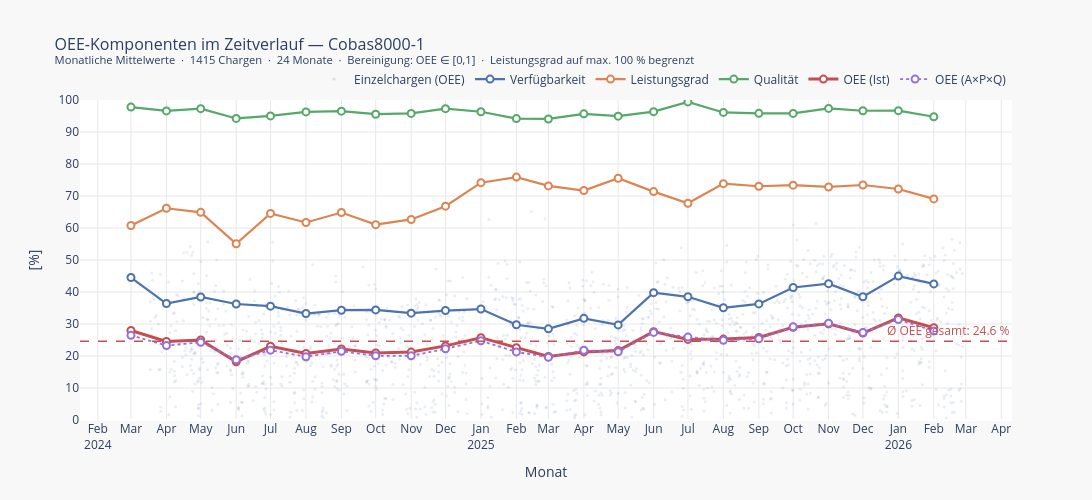

The cell this chart's notebook holds for it:
### Code cell
# Erstellt den OEE-Komponentengraph für eine einzelne Linie.
# Der Graph enthält: Einzelchargen-Scatter im Hintergrund, monatliche
# Mittelwertlinien je Komponente sowie eine horizontale OEE-Referenzlinie.
def plot_oee_components(label: str) -> go.Figure:

    # Vorberechnete Daten für die gewählte Linie laden.
    d       = cobas_data[label]
    dfc     = d["df_clean"]
    monthly = d["monthly"]
    meta    = d["meta"]
    oee_avg = dfc["oee_pct"].mean()

    fig = go.Figure()

    # Einzelchargen als sehr kleine, fast transparente Punkte im Hintergrund.
    # Sie geben ein Gefühl für die tatsächliche Streuung innerhalb der Monate,
    # ohne die Trendlinien im Vordergrund zu überlagern.
    # Beim Hovern über einen Punkt erscheinen Datum und genauer OEE-Wert.
    fig.add_trace(go.Scatter(
        x             = dfc["start"],
        y             = dfc["oee_pct"],
        mode          = "markers",
        name          = "Einzelchargen (OEE)",
        marker        = dict(color=meta["color"], size=3, opacity=0.12),
        hovertemplate = "Datum: %{x|%d.%m.%Y}<br>OEE: %{y:.1f} %<extra>Einzelcharge</extra>",
    ))

    # Monatliche Mittelwertlinie je OEE-Komponente.
    # Die Reihenfolge der Schleife bestimmt die Zeichenreihenfolge:
    # OEE-Ist ist das letzte Element in COMP und liegt dadurch optisch oben.
    for comp_col, cfg in COMP.items():
        if comp_col not in monthly.columns:
            continue

        # Linienstil aufbauen; dash wird nur gesetzt, wenn explizit angegeben.
        line_cfg = dict(color=cfg["color"], width=cfg["width"])
        if cfg["dash"]:
            line_cfg["dash"] = cfg["dash"]

        # Hohle Marker mit weißem Kern heben die Monatsstützpunkte hervor,
        # ohne die Linie optisch zu unterbrechen.
        fig.add_trace(go.Scatter(
            x             = monthly["month_dt"],
            y             = monthly[comp_col],
            mode          = "lines+markers",
            name          = cfg["name"],
            line          = line_cfg,
            marker        = dict(size=7, color="white",
                                 line=dict(color=cfg["color"], width=2)),
            hovertemplate = (
                f"<b>%{{x|%B %Y}}</b><br>"
                f"{cfg['name']}: %{{y:.1f}} %"
                "<extra></extra>"
            ),
        ))

    # Horizontale Referenzlinie für den chargenseitig gewichteten Gesamt-OEE.
    # So ist auf einen Blick erkennbar, ob ein Monat über oder unter dem
    # langjährigen Durchschnitt liegt.
    fig.add_hline(
        y                   = oee_avg,
        line                = dict(color="#C44E52", width=1.5, dash="dash"),
        annotation_text     = f"Ø OEE gesamt: {oee_avg:.1f} %",
        annotation_position = "top right",
        annotation_font     = dict(color="#C44E52", size=12),
    )

    n_months  = len(monthly)
    n_batches = len(dfc)

    # Layout-Einstellungen: Titel, Achsen, Legende, Hintergrundfarben.
    fig.update_layout(
        title = dict(
            text = (
                f"OEE-Komponenten im Zeitverlauf — {label}<br>"
                f"<sup>Monatliche Mittelwerte  ·  {n_batches} Chargen  ·  "
                f"{n_months} Monate  ·  Bereinigung: OEE ∈ [0,1]  ·  "
                f"Leistungsgrad auf max. 100 % begrenzt</sup>"
            ),
            font = dict(size=16),
        ),
        xaxis = dict(
            title      = "Monat",
            tickformat = "%b\n%Y",
            dtick      = "M1",
            showgrid   = True,
            gridcolor  = "#e8e8e8",
        ),
        yaxis = dict(
            title     = "[%]",
            range     = [0, 100],
            tickvals  = list(range(0, 101, 10)),
            showgrid  = True,
            gridcolor = "#e8e8e8",
        ),
        legend = dict(
            orientation = "h",
            yanchor     = "bottom", y = 1.02,
            xanchor     = "right",  x = 1,
            font        = dict(size=12),
        ),
        plot_bgcolor  = "white",
        paper_bgcolor = "#f8f8f8",
        width         = 1100,
        height        = 500,
        hovermode     = "x unified",
    )

    return fig


# Graph für Cobas8000-1 rendern.
plot_oee_components("Cobas8000-1").show()

### Figure 1 — Plotly figure (JSON) as saved in the notebook; plotly's stock layout.template omitted (floating-point values rounded to 4 significant figures; data arrays with more than 128 entries replaced by an {"elided": "..."} marker saying what was removed)
{"data": [{"hovertemplate": "Datum: %{x|%d.%m.%Y}<br>OEE: %{y:.1f} %<extra>Einzelcharge</extra>", "marker": {"color": "#4C72B0", "opacity": 0.12, "size": 3}, "mode": "markers", "name": "Einzelchargen (OEE)", "type": "scatter", "x": {"elided": "1415 str values"}, "y": {"elided": "1415 float values"}}, {"hovertemplate": "<b>%{x|%B %Y}</b><br>Verfügbarkeit: %{y:.1f} %<extra></extra>", "line": {"color": "#4C72B0", "width": 2.2}, "marker": {"color": "white", "line": {"color": "#4C72B0", "width": 2}, "size": 7}, "mode": "lines+markers", "name": "Verfügbarkeit", "type": "scatter", "x": ["2024-03-01T00:00:00.000000", "2024-04-01T00:00:00.000000", "2024-05-01T00:00:00.000000", "2024-06-01T00:00:00.000000", "2024-07-01T00:00:00.000000", "2024-08-01T00:00:00.000000", "2024-09-01T00:00:00.000000", "2024-10-01T00:00:00.000000", "2024-11-01T00:00:00.000000", "2024-12-01T00:00:00.000000", "2025-01-01T00:00:00.000000", "2025-02-01T00:00:00.000000", "2025-03-01T00:00:00.000000", "2025-04-01T00:00:00.000000", "2025-05-01T00:00:00.000000", "2025-06-01T00:00:00.000000", "2025-07-01T00:00:00.000000", "2025-08-01T00:00:00.000000", "2025-09-01T00:00:00.000000", "2025-10-01T00:00:00.000000", "2025-11-01T00:00:00.000000", "2025-12-01T00:00:00.000000", "2026-01-01T00:00:00.000000", "2026-02-01T00:00:00.000000"], "y": [44.52, 36.39, 38.45, 36.26, 35.57, 33.27, 34.31, 34.39, 33.39, 34.21, 34.67, 29.75, 28.48, 31.76, 29.73, 39.79, 38.5, 35.06, 36.28, 41.41, 42.61, 38.53, 44.97, 42.53]}, {"hovertemplate": "<b>%{x|%B %Y}</b><br>Leistungsgrad: %{y:.1f} %<extra></extra>", "line": {"color": "#DD8452", "width": 2.2}, "marker": {"color": "white", "line": {"color": "#DD8452", "width": 2}, "size": 7}, "mode": "lines+markers", "name": "Leistungsgrad", "type": "scatter", "x": ["2024-03-01T00:00:00.000000", "2024-04-01T00:00:00.000000", "2024-05-01T00:00:00.000000", "2024-06-01T00:00:00.000000", "2024-07-01T00:00:00.000000", "2024-08-01T00:00:00.000000", "2024-09-01T00:00:00.000000", "2024-10-01T00:00:00.000000", "2024-11-01T00:00:00.000000", "2024-12-01T00:00:00.000000", "2025-01-01T00:00:00.000000", "2025-02-01T00:00:00.000000", "2025-03-01T00:00:00.000000", "2025-04-01T00:00:00.000000", "2025-05-01T00:00:00.000000", "2025-06-01T00:00:00.000000", "2025-07-01T00:00:00.000000", "2025-08-01T00:00:00.000000", "2025-09-01T00:00:00.000000", "2025-10-01T00:00:00.000000", "2025-11-01T00:00:00.000000", "2025-12-01T00:00:00.000000", "2026-01-01T00:00:00.000000", "2026-02-01T00:00:00.000000"], "y": [60.78, 66.17, 64.89, 55.09, 64.55, 61.73, 64.83, 61.05, 62.67, 66.82, 74.16, 75.9, 73.16, 71.72, 75.55, 71.38, 67.73, 73.86, 73.04, 73.38, 72.82, 73.44, 72.2, 69.09]}, {"hovertemplate": "<b>%{x|%B %Y}</b><br>Qualität: %{y:.1f} %<extra></extra>", "line": {"color": "#55A868", "width": 2.2}, "marker": {"color": "white", "line": {"color": "#55A868", "width": 2}, "size": 7}, "mode": "lines+markers", "name": "Qualität", "type": "scatter", "x": ["2024-03-01T00:00:00.000000", "2024-04-01T00:00:00.000000", "2024-05-01T00:00:00.000000", "2024-06-01T00:00:00.000000", "2024-07-01T00:00:00.000000", "2024-08-01T00:00:00.000000", "2024-09-01T00:00:00.000000", "2024-10-01T00:00:00.000000", "2024-11-01T00:00:00.000000", "2024-12-01T00:00:00.000000", "2025-01-01T00:00:00.000000", "2025-02-01T00:00:00.000000", "2025-03-01T00:00:00.000000", "2025-04-01T00:00:00.000000", "2025-05-01T00:00:00.000000", "2025-06-01T00:00:00.000000", "2025-07-01T00:00:00.000000", "2025-08-01T00:00:00.000000", "2025-09-01T00:00:00.000000", "2025-10-01T00:00:00.000000", "2025-11-01T00:00:00.000000", "2025-12-01T00:00:00.000000", "2026-01-01T00:00:00.000000", "2026-02-01T00:00:00.000000"], "y": [97.79, 96.59, 97.3, 94.24, 95.02, 96.28, 96.51, 95.56, 95.82, 97.29, 96.32, 94.2, 94.08, 95.68, 94.95, 96.35, 99.4, 96.11, 95.82, 95.8, 97.38, 96.63, 96.67, 94.75]}, {"hovertemplate": "<b>%{x|%B %Y}</b><br>OEE (Ist): %{y:.1f} %<extra></extra>", "line": {"color": "#C44E52", "width": 3}, "marker": {"color": "white", "line": {"color": "#C44E52", "width": 2}, "size": 7}, "mode": "lines+markers", "name": "OEE (Ist)", "type": "scatter", "x": ["2024-03-01T00:00:00.000000", "2024-04-01T00:00:00.000000", "2024-05-01T00:00:00.000000", "2024-06-01T00:00:00.000000", "2024-07-01T00:00:00.000000", "2024-08-01T00:00:00.000000", "2024-09-01T00:00:00.000000", "2024-10-01T00:00:00.000000", "2024-11-01T00:00:00.000000", "2024-12-01T00:00:00.000000", "2025-01-01T00:00:00.000000", "2025-02-01T00:00:00.000000", "2025-03-01T00:00:00.000000", "2025-04-01T00:00:00.000000", "2025-05-01T00:00:00.000000", "2025-06-01T00:00:00.000000", "2025-07-01T00:00:00.000000", "2025-08-01T00:00:00.000000", "2025-09-01T00:00:00.000000", "2025-10-01T00:00:00.000000", "2025-11-01T00:00:00.000000", "2025-12-01T00:00:00.000000", "2026-01-01T00:00:00.000000", "2026-02-01T00:00:00.000000"], "y": [27.99, 24.54, 25.0, 18.22, 23.04, 20.82, 22.18, 20.97, 21.22, 23.16, 25.73, 22.59, 19.84, 21.27, 21.69, 27.61, 25.18, 25.29, 25.79, 28.98, 30.07, 27.15, 31.91, 28.82]}, {"hovertemplate": "<b>%{x|%B %Y}</b><br>OEE (A×P×Q): %{y:.1f} %<extra></extra>", "line": {"color": "#9370DB", "dash": "dot", "width": 1.8}, "marker": {"color": "white", "line": {"color": "#9370DB", "width": 2}, "size": 7}, "mode": "lines+markers", "name": "OEE (A×P×Q)", "type": "scatter", "x": ["2024-03-01T00:00:00.000000", "2024-04-01T00:00:00.000000", "2024-05-01T00:00:00.000000", "2024-06-01T00:00:00.000000", "2024-07-01T00:00:00.000000", "2024-08-01T00:00:00.000000", "2024-09-01T00:00:00.000000", "2024-10-01T00:00:00.000000", "2024-11-01T00:00:00.000000", "2024-12-01T00:00:00.000000", "2025-01-01T00:00:00.000000", "2025-02-01T00:00:00.000000", "2025-03-01T00:00:00.000000", "2025-04-01T00:00:00.000000", "2025-05-01T00:00:00.000000", "2025-06-01T00:00:00.000000", "2025-07-01T00:00:00.000000", "2025-08-01T00:00:00.000000", "2025-09-01T00:00:00.000000", "2025-10-01T00:00:00.000000", "2025-11-01T00:00:00.000000", "2025-12-01T00:00:00.000000", "2026-01-01T00:00:00.000000", "2026-02-01T00:00:00.000000"], "y": [26.46, 23.26, 24.28, 18.82, 21.82, 19.77, 21.47, 20.06, 20.05, 22.24, 24.77, 21.27, 19.6, 21.8, 21.32, 27.36, 25.92, 24.89, 25.39, 29.11, 30.21, 27.34, 31.39, 27.84]}], "layout": {"annotations": [{"font": {"color": "#C44E52", "size": 12}, "showarrow": false, "text": "Ø OEE gesamt: 24.6 %", "x": 1, "xanchor": "right", "xref": "x domain", "y": 24.61, "yanchor": "bottom", "yref": "y"}], "height": 500, "hovermode": "x unified", "legend": {"font": {"size": 12}, "orientation": "h", "x": 1, "xanchor": "right", "y": 1.02, "yanchor": "bottom"}, "paper_bgcolor": "#f8f8f8", "plot_bgcolor": "white", "shapes": [{"line": {"color": "#C44E52", "dash": "dash", "width": 1.5}, "type": "line", "x0": 0, "x1": 1, "xref": "x domain", "y0": 24.61, "y1": 24.61, "yref": "y"}], "title": {"font": {"size": 16}, "text": "OEE-Komponenten im Zeitverlauf — Cobas8000-1<br><sup>Monatliche Mittelwerte  ·  1415 Chargen  ·  24 Monate  ·  Bereinigung: OEE ∈ [0,1]  ·  Leistungsgrad auf max. 100 % begrenzt</sup>"}, "width": 1100, "xaxis": {"dtick": "M1", "gridcolor": "#e8e8e8", "showgrid": true, "tickformat": "%b\n%Y", "title": {"text": "Monat"}}, "yaxis": {"gridcolor": "#e8e8e8", "range": [0, 100], "showgrid": true, "tickvals": [0, 10, 20, 30, 40, 50, 60, 70, 80, 90, 100], "title": {"text": "[%]"}}}}
